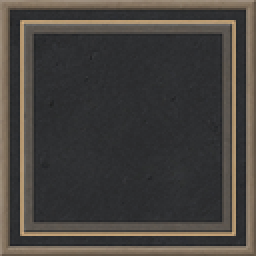
#> input picture game-assets/_work/wip-backup-g6k/wall.png, 128 x 128 px, found by its file name (shown 2 times larger)
$ python g6p_wall_alt.py
#> lines starting #> are read from the running program, lines starting #| are printed output that depends on the picture
"""G6p: wallAlt — offset masonry bond to break identical wall stamp motif.

Same family as G6n wall (charcoal courses, soft rim, top lip, no gold frame).
Splits inverted + different grain seed so adjacent walls don't share the same T-joint.
Mean-matched to base wall so checker doesn't create light/dark solid grid.
"""
from __future__ import annotations

import random
from pathlib import Path

from PIL import Image, ImageDraw, ImageEnhance, ImageFilter

OUT = Path(r"C:\projetos\bombpvp\game-assets\arenas\themes\tournament-clean")
SIZE = 128

BORDER = (14, 12, 11)
OUTER = (34, 31, 28)
FACE = (68, 62, 54)
FACE_B = (62, 56, 49)
FACE_C = (74, 68, 60)
MORTAR = (28, 25, 22)
TOP = (98, 90, 80)
LIP = (175, 155, 120)


def value_noise_field(size: int, cell: int, amp: float, rng: random.Random) -> list[list[float]]:
    cols = size // cell + 3
    rows = size // cell + 3
    grid = [[rng.uniform(-1, 1) for _ in range(cols)] for _ in range(rows)]
    out = [[0.0] * size for _ in range(size)]
    for y in range(size):
        for x in range(size):
            gx = x / cell
            gy = y / cell
            x0 = int(gx)
            y0 = int(gy)
            fx = gx - x0
            fy = gy - y0
            sx = fx * fx * (3 - 2 * fx)
            sy = fy * fy * (3 - 2 * fy)
            v00 = grid[y0][x0]
            v10 = grid[y0][x0 + 1]
            v01 = grid[y0 + 1][x0]
            v11 = grid[y0 + 1][x0 + 1]
            v0 = v00 * (1 - sx) + v10 * sx
            v1 = v01 * (1 - sx) + v11 * sx
            out[y][x] = (v0 * (1 - sy) + v1 * sy) * amp
    return out


def mean_rgb(im: Image.Image) -> float:
    px = list(im.convert("RGB").getdata())
    return sum(sum(p) for p in px) / (len(px) * 3)


def render_wall(
    size: int = SIZE,
    seed: int = 77,
    top_split: float = 0.55,
    bot_split: float = 0.40,
) -> Image.Image:
    """Offset bond: top split right-heavy, bottom left-heavy (inverse of primary wall)."""
    rng = random.Random(seed)
    im = Image.new("RGB", (size, size), FACE)
    px = im.load()

    n_coarse = value_noise_field(size, 14, 9, rng)
    n_mid = value_noise_field(size, 6, 5, rng)
    n_fine = value_noise_field(size, 3, 3, rng)

    margin = 8
    mid_y = size // 2
    mortar_w = 2

    def block_id(x: int, y: int) -> int:
        if y < mid_y:
            split = int(size * top_split)
            return 0 if x < split else 1
        split = int(size * bot_split)
        return 2 if x < split else 3

    block_faces = [FACE, FACE_B, FACE_C, (66, 60, 52)]

    for y in range(size):
        for x in range(size):
            base = block_faces[block_id(x, y) % 4]
            n = n_coarse[y][x] + n_mid[y][x] + n_fine[y][x]
            depth = ((size - x) + (size - y)) / (size * 2) * 7 - 1.5
            edge = min(x, y, size - 1 - x, size - 1 - y)
            vignette = -4 if edge < 5 else 0
            r = int(max(0, min(255, base[0] + n + depth + vignette)))
            g = int(max(0, min(255, base[1] + n * 0.95 + depth + vignette)))
            b = int(max(0, min(255, base[2] + n * 0.75 + depth * 0.55 + vignette)))
            px[x, y] = (r, g, b)

    draw = ImageDraw.Draw(im)

    def soft_h_line(y0: int, x0: int, x1: int, width: int = 2) -> None:
        for dy in range(-1, width + 1):
            yy = y0 + dy
            if 0 <= yy < size:
                alpha = 1.0 if 0 <= dy < width else 0.45
                col = tuple(int(MORTAR[i] * alpha + FACE[i] * (1 - alpha)) for i in range(3))
                draw.line([(x0, yy), (x1, yy)], fill=col, width=1)

    def soft_v_line(x0: int, y0: int, y1: int, width: int = 2) -> None:
        for dx in range(-1, width + 1):
            xx = x0 + dx
            if 0 <= xx < size:
                alpha = 1.0 if 0 <= dx < width else 0.45
                col = tuple(int(MORTAR[i] * alpha + FACE[i] * (1 - alpha)) for i in range(3))
                draw.line([(xx, y0), (xx, y1)], fill=col, width=1)

    soft_h_line(mid_y, margin, size - 1 - margin, mortar_w)
    soft_v_line(int(size * top_split), margin, mid_y - 1, mortar_w)
    soft_v_line(int(size * bot_split), mid_y + 1, size - 1 - margin, mortar_w)

    for _ in range(160):
        x = rng.randint(margin + 2, size - margin - 3)
        y = rng.randint(margin + 2, size - margin - 3)
        dark = rng.randint(-14, -4)
        r, g, b = px[x, y]
        px[x, y] = (max(0, r + dark), max(0, g + dark), max(0, b + dark // 2))

    im = im.filter(ImageFilter.SMOOTH)
    draw = ImageDraw.Draw(im)
    draw.rectangle([0, 0, size - 1, size - 1], outline=BORDER, width=2)
    draw.rectangle([2, 2, size - 3, size - 3], outline=OUTER, width=1)
    for i, boost in ((3, 14), (4, 8), (5, 4)):
        col = (
            min(255, TOP[0] + boost // 2),
            min(255, TOP[1] + boost // 2),
            min(255, TOP[2] + boost // 3),
        )
        draw.line([(i, i), (size - 1 - i, i)], fill=col, width=1)
    draw.line([(7, 4), (size - 8, 4)], fill=LIP, width=1)
    draw.line([(3, size - 3), (size - 4, size - 3)], fill=BORDER, width=1)
    return im


def make_seam(im: Image.Image, path: Path) -> None:
    w, h = im.size
    canvas = Image.new(im.mode, (w * 2, h * 2))
    for ox, oy in ((0, 0), (w, 0), (0, h), (w, h)):
        canvas.paste(im, (ox, oy))
    canvas.save(path, optimize=True)


def downscale_preview(im: Image.Image, path: Path, size: int = 40) -> None:
    p = im.resize((size, size), Image.Resampling.LANCZOS)
    grid = Image.new(im.mode, (size * 4, size * 4))
    for gy in range(4):
        for gx in range(4):
            grid.paste(p, (gx * size, gy * size))
    grid.save(path, optimize=True)


def main() -> None:
    base = Image.open(OUT / "wall.png").convert("RGB")
#> base is the input picture: PIL image 128x128 RGB; mean R, G, B 69.3, 65.7, 61.9
    target = mean_rgb(base)
#> in mean_rgb, `px = list(im.convert("RGB").getdata())`: px = 16384 items, first 6: (155, 141, 126), (159, 144, 130), (159, 143, 128), (157, 142, 125), (158, 143, 127), (159, 144, 128)
#> target = 65.64
    alt = render_wall(seed=77, top_split=0.55, bot_split=0.40)
#> in render_wall, `im = Image.new("RGB", (size, size), FACE)`:
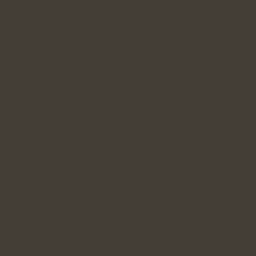
#> im: PIL image 128x128 RGB (shown 2 times larger); mean R, G, B 68, 62, 54
#> the loop in render_wall, `for _ in range(160):` made 160 passes
#> (r, g, b) on passes 1 to 3: (68, 62, 53), (71, 65, 55), (82, 76, 64)
#> in render_wall, `im = im.filter(ImageFilter.SMOOTH)`:
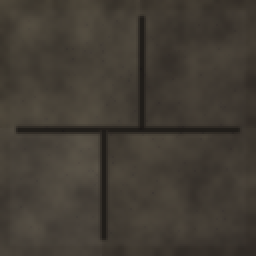
#> im: PIL image 128x128 RGB (shown 2 times larger); mean R, G, B 66.2, 60.3, 51.9
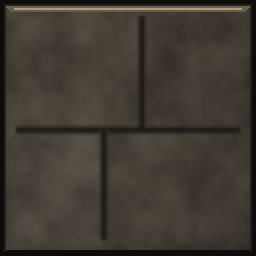
#> alt: PIL image 128x128 RGB (shown 2 times larger); mean R, G, B 63.5, 57.9, 49.9
    # mean-match
    factor = max(0.94, min(1.06, target / max(1e-6, mean_rgb(alt))))
#> factor = 1.06
    alt = ImageEnhance.Brightness(alt).enhance(factor)
    alt.save(OUT / "wall-alt.png", optimize=True)
    make_seam(alt, OUT / "_seam-wall-alt.png")
#> in make_seam, `canvas = Image.new(im.mode, (w * 2, h * 2))`: canvas: PIL image 256x256 RGB; every value is 0
#> after the loop in make_seam, `for ox, oy in ((0, 0), (w, 0), (0, h), (w, h)):`:
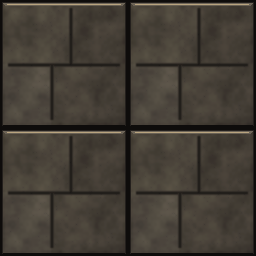
#> canvas: PIL image 256x256 RGB; mean R, G, B 66.8, 60.8, 52.4
    downscale_preview(alt, OUT / "_preview40-wall-alt.png")
#> in downscale_preview, `grid = Image.new(im.mode, (size * 4, size * 4))`: grid: PIL image 160x160 RGB; every value is 0
#> after the loop in downscale_preview, `for gy in range(4):`:
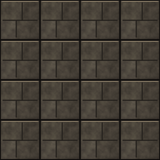
#> grid: PIL image 160x160 RGB; mean R, G, B 67, 60.9, 52.5

    # checker field QA
    b40 = base.resize((40, 40), Image.Resampling.LANCZOS)
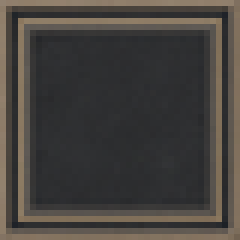
#> b40: PIL image 40x40 RGB (shown 6 times larger); mean R, G, B 69.6, 65.9, 62.1
    a40 = alt.resize((40, 40), Image.Resampling.LANCZOS)
    field = Image.new("RGB", (160, 160))
    for y in range(4):
        for x in range(4):
            field.paste(a40 if (x + y) % 2 else b40, (x * 40, y * 40))
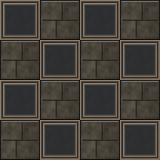
#> field: PIL image 160x160 RGB; mean R, G, B 68.3, 63.4, 57.3
    field.save(OUT / "_qa-wall-field.png", optimize=True)

    print(f"base mean={mean_rgb(base):.2f} alt mean={mean_rgb(alt):.2f} delta={abs(mean_rgb(base)-mean_rgb(alt)):.2f}")
#| base mean=65.64 alt mean=59.98 delta=5.65
#> (the run stopped early here; a loop or call above may not have finished)

$ run again, with game-assets/_work/tile-remake/src-crate.png copied over game-assets/_work/wip-backup-g6k/wall.png
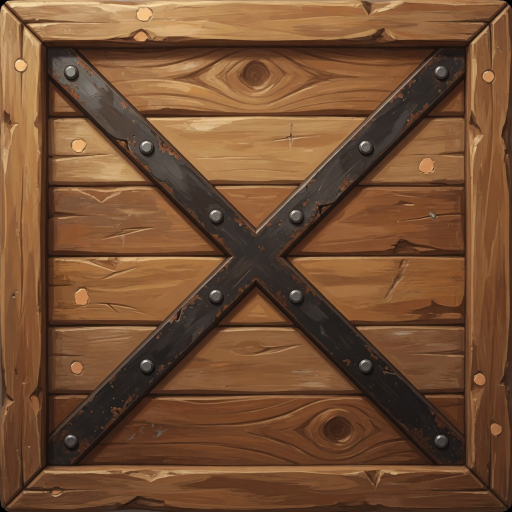
#> input picture game-assets/_work/tile-remake/src-crate.png, 1024 x 1024 px, found by its file name (shown at 1/2 size)
#> in main, base is the input picture: PIL image 1024x1024 RGB; mean R, G, B 115, 78.7, 51.2
#> px = 1048576 items
#> target = 81.65
#> the loop in render_wall, `for _ in range(160):` made 160 passes
#> (r, g, b) on passes 1 to 3: (68, 62, 53), (71, 65, 55), (82, 76, 64)
#> factor = 1.06
#> in main, `b40 = base.resize((40, 40), Image.Resampling.LANCZOS)`:
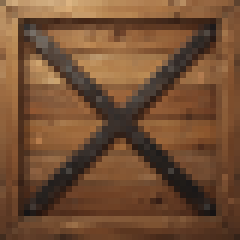
#> b40: PIL image 40x40 RGB (shown 6 times larger); mean R, G, B 115.1, 78.7, 51.2
#> after the loop in main, `for y in range(4):`:
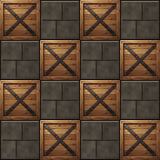
#> field: PIL image 160x160 RGB; mean R, G, B 91.1, 69.8, 51.9
#| base mean=81.65 alt mean=59.98 delta=21.67
